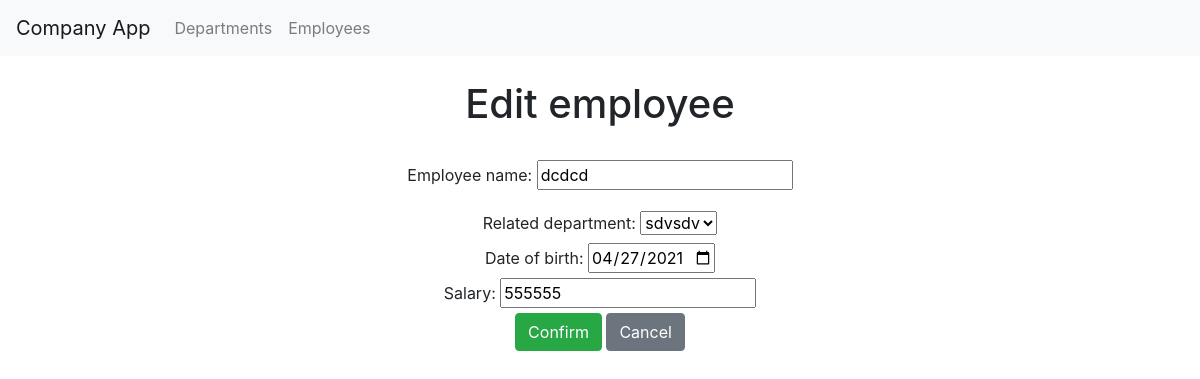
The app's page /edit_employee/2 with its own data.
### app/models/models.py (models this page shows)
class EmployeeModel(db.Model):
    __tablename__ = 'employee'
    id = db.Column(db.Integer, primary_key=True)
    related_department_id = db.Column(db.Integer, db.ForeignKey('department.id'))
    name = db.Column(db.String(40))
    date_of_birth = db.Column(db.String)
    salary = db.Column(db.DECIMAL(asdecimal=False, precision=0, decimal_return_scale=0))

### app/service/service.py (the view, shortened to what this page needs)
@app.route('/edit_employee/<int:employee_id>', methods=['GET', 'POST'])
def edit_employee(employee_id):
    employee = EmployeeModel.query.get_or_404(employee_id)
    departments = DepartmentModel.query.all()
    today = date.today()
    return render_template('edit_employee.html', employee=employee, departments=departments, today=today)

### app/templates/edit_employee.html
{% extends 'home.html' %}
{% block content %}
    <br>
        <h1 class="text-center">Edit employee</h1>
    <br>
        <form class="text-center" method="POST" action="{{ url_for('edit_employee', employee_id=employee.id) }}">
            <div class="form-group">
                <label for="name">Employee name:</label>
                <input id="name" name="name" value="{{ employee.name }}" maxlength="40">
            </div>
            <div>
                {% if departments %}
                        <label for="related_department_id">Related department:</label>
                    <select id="related_department_id" name="related_department_id">
                        {% for department in departments %}
                            <option value="{{ department.id }}"
                            {% if department.id == employee.department.id %}selected{% endif %}>
                                {{ department.name }}
                            </option>
                        {% endfor %}
                    </select>
                {% endif %}
            </div>
            <div>
                <label for="date_of_birth">Date of birth:</label>
                <input type="date" id="date_of_birth" name="date_of_birth" value="{{ employee.date_of_birth }}" max="{{ today }}">
            </div>
            <div>
                <label for="salary">Salary:</label>
                <input type="number" id="salary" name="salary" value="{{ employee.salary }}" min="1000">
            </div>
                <button id="confirm" type="submit" class="btn btn-success">Confirm</button>
                <a href="{{ url_for('employees_page') }}" class="btn btn-secondary">Cancel</a>
        </form>
{% endblock %}

### records on screen
EmployeeModel: name "dcdcd", date_of_birth "04/27/2021", salary "555555"

### other values on screen
form field related_department_id "sdvsdv"
